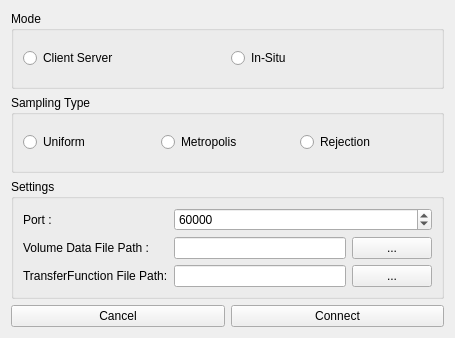
<?xml version="1.0" encoding="UTF-8"?>
<ui version="4.0">
 <class>Connect</class>
 <widget class="QWidget" name="Connect">
  <property name="geometry">
   <rect>
    <x>0</x>
    <y>0</y>
    <width>455</width>
    <height>338</height>
   </rect>
  </property>
  <property name="windowTitle">
   <string>Form</string>
  </property>
  <layout class="QGridLayout" name="gridLayout">
   <item row="3" column="0" colspan="2">
    <layout class="QHBoxLayout" name="horizontalLayout_4">
     <item>
      <widget class="QPushButton" name="pushButton_2">
       <property name="text">
        <string>Cancel</string>
       </property>
      </widget>
     </item>
     <item>
      <widget class="QPushButton" name="pushButton">
       <property name="text">
        <string>Connect</string>
       </property>
      </widget>
     </item>
    </layout>
   </item>
   <item row="0" column="0" colspan="2">
    <widget class="QGroupBox" name="groupBox">
     <property name="title">
      <string>Mode</string>
     </property>
     <layout class="QGridLayout" name="gridLayout_2">
      <item row="0" column="0">
       <widget class="QRadioButton" name="radioButton">
        <property name="text">
         <string>Client Server</string>
        </property>
       </widget>
      </item>
      <item row="0" column="1">
       <widget class="QRadioButton" name="radioButton_2">
        <property name="text">
         <string>In-Situ</string>
        </property>
       </widget>
      </item>
     </layout>
    </widget>
   </item>
   <item row="2" column="0" colspan="2">
    <widget class="QGroupBox" name="groupBox_2">
     <property name="title">
      <string>Settings</string>
     </property>
     <layout class="QGridLayout" name="gridLayout_3">
      <item row="1" column="0">
       <widget class="QLabel" name="label">
        <property name="text">
         <string>Port :</string>
        </property>
       </widget>
      </item>
      <item row="3" column="2">
       <widget class="QPushButton" name="pushButton_4">
        <property name="text">
         <string>...</string>
        </property>
       </widget>
      </item>
      <item row="2" column="2">
       <widget class="QPushButton" name="pushButton_3">
        <property name="text">
         <string>...</string>
        </property>
       </widget>
      </item>
      <item row="3" column="1">
       <widget class="QLineEdit" name="lineEdit_2"/>
      </item>
      <item row="2" column="1">
       <widget class="QLineEdit" name="lineEdit"/>
      </item>
      <item row="3" column="0">
       <widget class="QLabel" name="label_3">
        <property name="text">
         <string>TransferFunction File Path:</string>
        </property>
       </widget>
      </item>
      <item row="1" column="1" colspan="2">
       <widget class="QSpinBox" name="spinBox">
        <property name="minimum">
         <number>49152</number>
        </property>
        <property name="maximum">
         <number>65535</number>
        </property>
        <property name="value">
         <number>60000</number>
        </property>
       </widget>
      </item>
      <item row="2" column="0">
       <widget class="QLabel" name="label_2">
        <property name="text">
         <string>Volume Data File Path :</string>
        </property>
       </widget>
      </item>
     </layout>
    </widget>
   </item>
   <item row="1" column="0" colspan="2">
    <widget class="QGroupBox" name="groupBox_4">
     <property name="title">
      <string>Sampling Type</string>
     </property>
     <layout class="QGridLayout" name="gridLayout_4">
      <item row="0" column="0">
       <widget class="QRadioButton" name="radioButton_3">
        <property name="text">
         <string>Uniform</string>
        </property>
       </widget>
      </item>
      <item row="0" column="1">
       <widget class="QRadioButton" name="radioButton_4">
        <property name="text">
         <string>Metropolis</string>
        </property>
       </widget>
      </item>
      <item row="0" column="2">
       <widget class="QRadioButton" name="radioButton_5">
        <property name="text">
         <string>Rejection</string>
        </property>
       </widget>
      </item>
     </layout>
    </widget>
   </item>
  </layout>
 </widget>
 <resources/>
 <connections/>
</ui>
